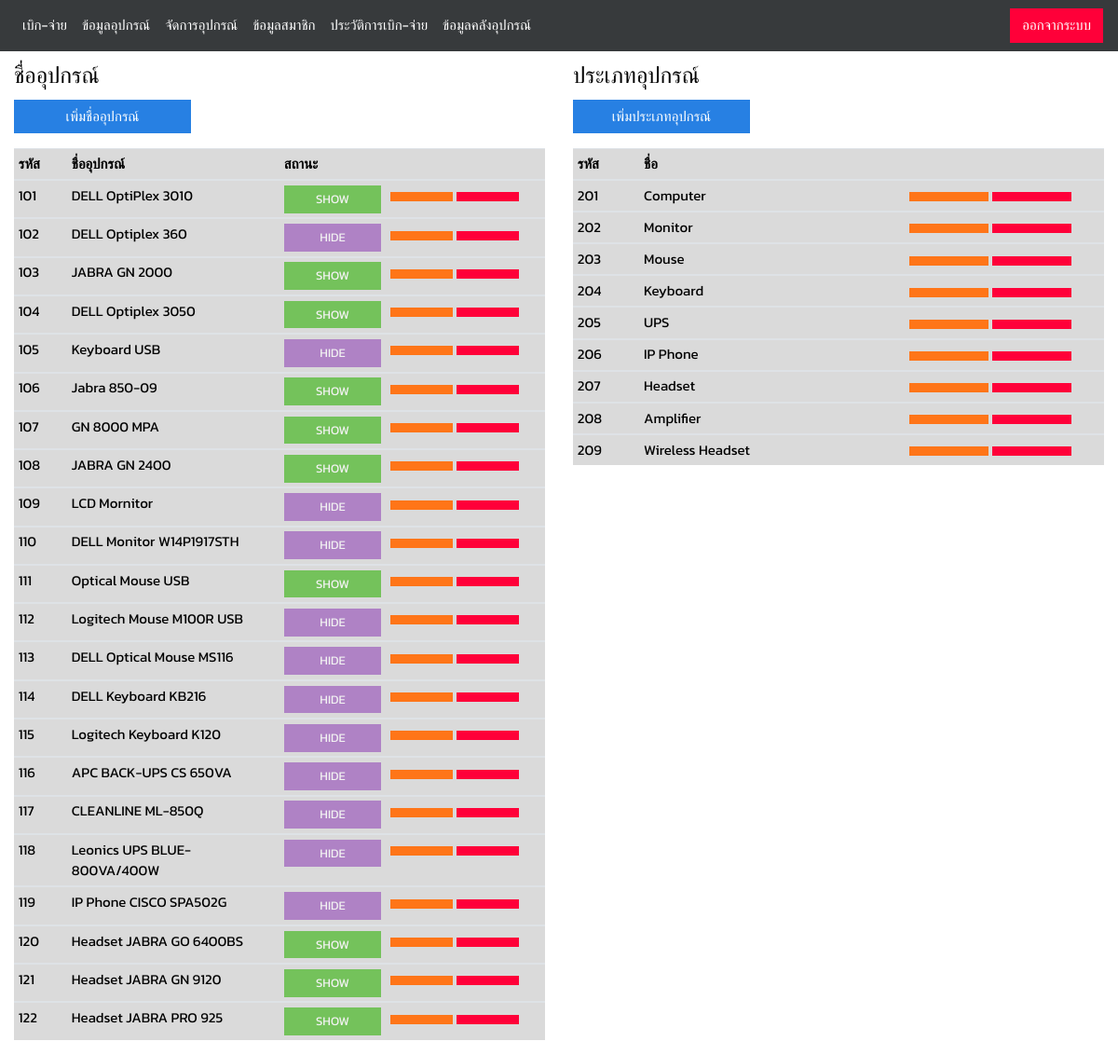
The page /php/manage-data.php (signed in) on the database its author committed.
### tables this page shows
CREATE TABLE `tbl_equipment_name` (
  `eq_name_id` int(3) NOT NULL,
  `eq_name_name` varchar(30) NOT NULL,
  `eq_name_type` varchar(30) NOT NULL,
  `eq_name_expirydate` varchar(50) NOT NULL,
  `eq_name_status` varchar(10) NOT NULL
);

CREATE TABLE `tbl_equipment_type` (
  `eq_type_id` int(3) NOT NULL,
  `eq_type_name` varchar(30) NOT NULL
);

### class/class.equipment.php (called while the page is built, shortened)
<?php
class Equipment
{
    private $conn;
	public function __construct()
	{
		$database = new Database();
		$db = $database->Connection();
		$this->conn = $db;
    }
	public function runQuery($sql)
	{
		$stmt = $this->conn->prepare($sql);
		return $stmt;
	}
}
?>

### php/manage-data.php (the view, shortened to what this page needs)
<?php
require_once("../class/class.equipment.php");
$mng = new Equipment();
?>
<!DOCTYPE html>
<html lang="en">
<head>
</head>
<body>
  <?php  include "navbar.php";  ?>
  <div class="container-fluid mt-2">
    <div class="row">
      <div class="col-md-6">
        <legend>ชื่ออุปกรณ์</legend>
        <button type="button" class="btn btn-primary col-md-4 mb-3" data-toggle="modal" data-target="#add_eq_name"><i class="fas fa-plus"></i> เพิ่มชื่ออุปกรณ์</button>
        <table class="table table-hover table-sm">
          <thead>
            <tr class="table-active">
              <th class="t1">รหัส</th>
              <th class="t2">ชื่ออุปกรณ์</th>
              <th class="t4">สถานะ</th>
              <th class="t3"></th>
            </tr>
          </thead>
          <?php
              $sle_eq = $mng->runQuery("SELECT * FROM tbl_equipment_name ORDER BY eq_name_id");
              $sle_eq->execute();
              while($row = $sle_eq->fetch(PDO::FETCH_ASSOC)) { ?>
            <tbody>
              <tr class="table-active">
                <td>
                  <?php echo $row["eq_name_id"]; ?>
                </td>
                <td>
                  <?php echo $row["eq_name_name"]; ?>
                </td>
                <td>
                  <?php
                  if($row["eq_name_status"] == "show" ){
                    echo "<a href='' class='btn btn-success btn-sm btn-block disabled'>SHOW</a>";
                  }
                  if($row["eq_name_status"] == "hide"){
                    echo "<a href='' class='btn btn-info btn-sm btn-block disabled'>HIDE</a>";
                  }
                  ?>
                </td>
                <td>
                  <a href="edit-name.php?eq_name_id=<?php echo $row["eq_name_id"];?>&eq_name_type=<?php echo $row["eq_name_type"];?>" class="btn btn-warning btn-sm col-md-5">
                  </a>
                    <a href="JavaScript:if(confirm('Confirm Delete?')==true){window.location='../scripts/delete-data.php?delete-eq-name&eq_name_id=<?php echo $row["eq_name_id"];?>
                    ';}" class="btn btn-danger btn-sm col-md-5" ><i class="fas fa-trash-alt"></i></a>
                </td>
              </tr>
            </tbody>
            <?php } ?>
        </table>
      </div>
      <div class="col-md-6">
        <legend>ประเภทอุปกรณ์</legend>
        <button type="button" class="btn btn-primary col-md-4 mb-3" data-toggle="modal" data-target="#add_eq_type"><i class="fas fa-plus"></i> เพิ่มประเภทอุปกรณ์</button>
        <table class="table table-hover table-sm">
          <thead>
            <tr class="table-active">
              <th class="t1">รหัส</th>
              <th class="t2">ชื่อ</th>
              <th class="t3"></th>
            </tr>
          </thead>
          <?php
              $sle_type = $mng->runQuery("SELECT * FROM tbl_equipment_type ORDER BY eq_type_id");
              $sle_type->execute();
              while($row = $sle_type->fetch(PDO::FETCH_ASSOC)) { ?>
            <tbody>
              <tr class="table-active">
                <td>
                  <?php echo $row["eq_type_id"]; ?>
                </td>
                <td>
                  <?php echo $row["eq_type_name"]; ?>
                </td>
                <td>
                  <a href="edit-type.php?eq_type_id=<?php echo $row["eq_type_id"]; ?>" class="btn btn-warning btn-sm col-md-5">
                  </a>
                  <a href="JavaScript:if(confirm('Confirm Delete?')==true){window.location='../scripts/delete-data.php?delete-type&eq_type_id=<?php echo $row["eq_type_id"];?>';}" class="btn btn-danger btn-sm col-md-5" ><i class="fas fa-trash-alt"></i></a>
                </td>
              </tr>
            </tbody>
            <?php } ?>
        </table>
      </div>
    </div>
  </div>
</body>
</html>

### php/manage-data.php (style rules this page uses)
.t1 { width: 10%; }
.t2 { width: 40%; }
.t3 { width: 30%; }
.t4 { width: 20%; }

### php/navbar.php (style rules this page uses)
body { font-family: 'Kanit', sans-serif; color: #000; }

### rows shown on the page
tbl_equipment_name: eq_name_id "101", eq_name_name "DELL OptiPlex 3010", eq_name_status "SHOW"
tbl_equipment_name: eq_name_id "102", eq_name_name "DELL Optiplex 360", eq_name_status "HIDE"
tbl_equipment_name: eq_name_id "103", eq_name_name "JABRA GN 2000", eq_name_status "SHOW"
tbl_equipment_name: eq_name_id "104", eq_name_name "DELL Optiplex 3050", eq_name_status "SHOW"
tbl_equipment_name: eq_name_id "105", eq_name_name "Keyboard USB", eq_name_status "HIDE"
tbl_equipment_name: eq_name_id "106", eq_name_name "Jabra 850-09", eq_name_status "SHOW"
tbl_equipment_name: eq_name_id "107", eq_name_name "GN 8000 MPA", eq_name_status "SHOW"
tbl_equipment_name: eq_name_id "108", eq_name_name "JABRA GN 2400", eq_name_status "SHOW"
tbl_equipment_name: eq_name_id "109", eq_name_name "LCD Mornitor", eq_name_status "HIDE"
tbl_equipment_name: eq_name_id "110", eq_name_name "DELL Monitor W14P1917STH", eq_name_status "HIDE"
tbl_equipment_name: eq_name_id "111", eq_name_name "Optical Mouse USB", eq_name_status "SHOW"
tbl_equipment_name: eq_name_id "112", eq_name_name "Logitech Mouse M100R USB", eq_name_status "HIDE"
tbl_equipment_name: eq_name_id "113", eq_name_name "DELL Optical Mouse MS116", eq_name_status "HIDE"
tbl_equipment_name: eq_name_id "114", eq_name_name "DELL Keyboard KB216", eq_name_status "HIDE"
tbl_equipment_name: eq_name_id "115", eq_name_name "Logitech Keyboard K120", eq_name_status "HIDE"
tbl_equipment_name: eq_name_id "116", eq_name_name "APC BACK-UPS CS 650VA", eq_name_status "HIDE"
tbl_equipment_name: eq_name_id "117", eq_name_name "CLEANLINE ML-850Q", eq_name_status "HIDE"
tbl_equipment_name: eq_name_id "118", eq_name_name "Leonics UPS BLUE-800VA/400W", eq_name_status "HIDE"
tbl_equipment_name: eq_name_id "119", eq_name_name "IP Phone CISCO SPA502G", eq_name_status "HIDE"
tbl_equipment_name: eq_name_id "120", eq_name_name "Headset JABRA GO 6400BS", eq_name_status "SHOW"
tbl_equipment_name: eq_name_id "121", eq_name_name "Headset JABRA GN 9120", eq_name_status "SHOW"
tbl_equipment_name: eq_name_id "122", eq_name_name "Headset JABRA PRO 925", eq_name_status "SHOW"
tbl_equipment_type: eq_type_id "201", eq_type_name "Computer"
tbl_equipment_type: eq_type_id "202", eq_type_name "Monitor"
tbl_equipment_type: eq_type_id "203", eq_type_name "Mouse"
tbl_equipment_type: eq_type_id "204", eq_type_name "Keyboard"
tbl_equipment_type: eq_type_id "205", eq_type_name "UPS"
tbl_equipment_type: eq_type_id "206", eq_type_name "IP Phone"
tbl_equipment_type: eq_type_id "207", eq_type_name "Headset"
tbl_equipment_type: eq_type_id "208", eq_type_name "Amplifier"
tbl_equipment_type: eq_type_id "209", eq_type_name "Wireless Headset"
